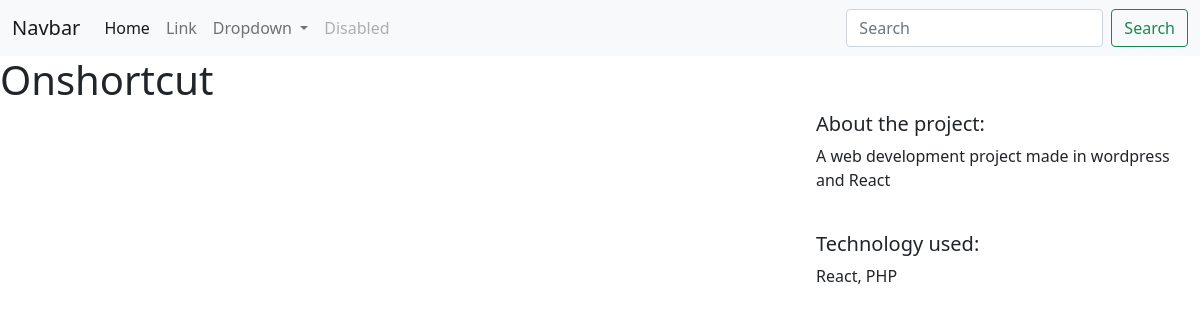
The app's page /projects/2/ with its own data.
### projects/models.py (models this page shows, shortened)
class Project(models.Model):
    title = models.CharField(max_length=100)
    description = models.TextField()
    technology = models.CharField(max_length=20)
    image = models.FileField(upload_to="project_images/", blank=True)

### projects/views.py (the view)
# urls.py: path("<int:pk>/", views.project_detail, name="project_detail"),
def project_detail(request, pk):
    project = Project.objects.get(pk=pk)
    context = {
        "project":project
    }
    return render(request, 'projects/project_detail.html', context)

### projects/templates/projects/project_detail.html (shortened to what this page needs)
{% extends "base.html" %}
{% block page_content %}
<h1>{{ project.title }}</h1>
<div class="row">
    <div class="col-md-8">
    </div>
    <div class="col-md-4">
        <h5>About the project:</h5>
        <p>{{ project.description }}</p>
        <br>
        <h5>Technology used:</h5>
        <p>{{ project.technology }}</p>
    </div>
</div>
{% endblock page_content %}

### records on screen
Project: title "Onshortcut", description "A web development project made in wordpress and React", technology "React, PHP"
